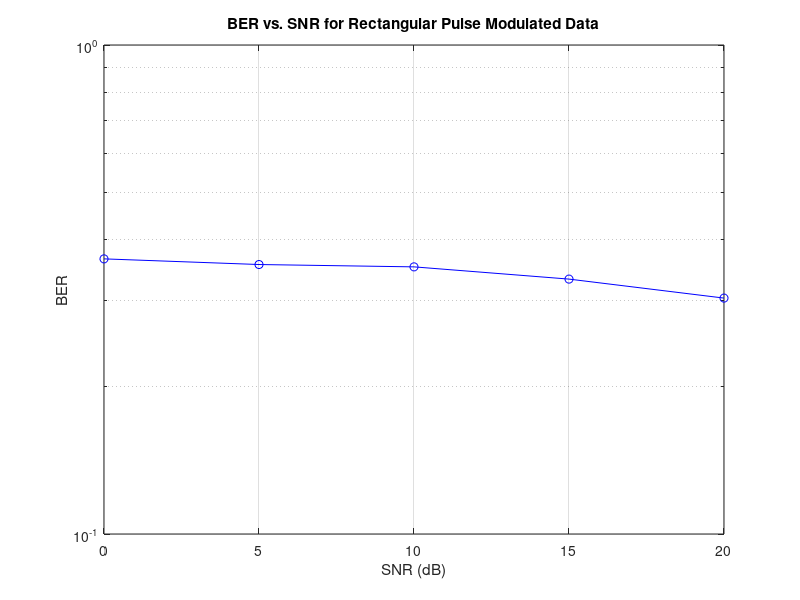

Reproduce this figure in MATLAB.
N = 1e4;
SNR_dB = 0:5:20; 
pulse_width = 1; 
data = randi([0 1], N, 1); 
t = 0:0.01:pulse_width; 
pulse = ones(size(t)); 
tx_signal = reshape(repmat(data', length(t), 1) .* pulse', [], 1); 
BER = zeros(length(SNR_dB), 1); 
for k = 1:length(SNR_dB) 
noise = sqrt(1 / (2 * 10^(SNR_dB(k)/10))) * randn(size(tx_signal));
rx_signal = tx_signal + noise;
filtered_signal = conv(rx_signal, pulse, 'same'); 
sampled_signal = filtered_signal(1:length(t):end);
BER(k) = mean((sampled_signal > 0.5) ~= data);
end 
semilogy(SNR_dB, BER, 'b-o'); 
grid on; xlabel('SNR (dB)'); 
ylabel('BER'); 
title('BER vs. SNR for Rectangular Pulse Modulated Data');
